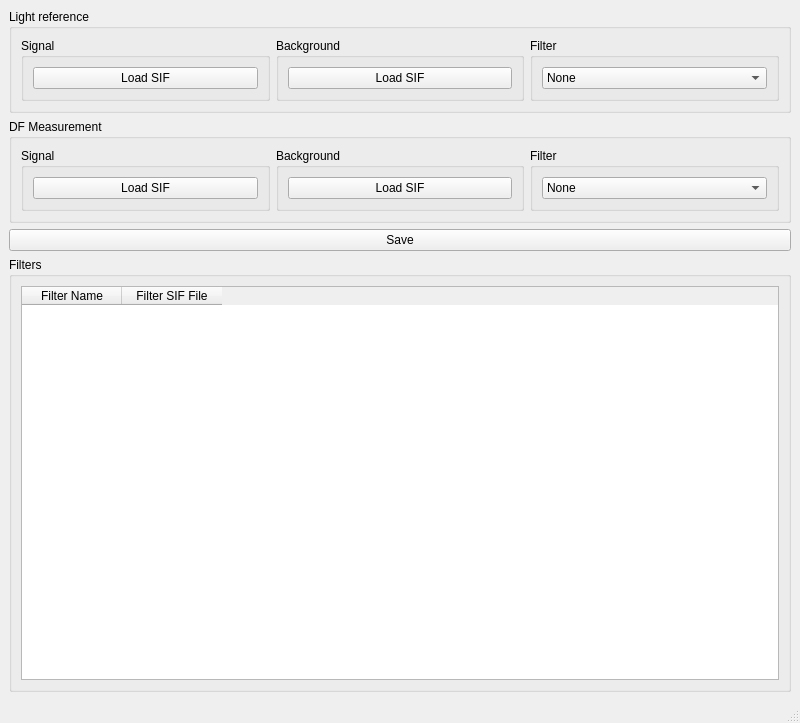
<?xml version="1.0" encoding="UTF-8"?>
<ui version="4.0">
 <class>MainWindow</class>
 <widget class="QMainWindow" name="MainWindow">
  <property name="geometry">
   <rect>
    <x>0</x>
    <y>0</y>
    <width>800</width>
    <height>723</height>
   </rect>
  </property>
  <property name="windowTitle">
   <string>MainWindow</string>
  </property>
  <widget class="QWidget" name="centralwidget">
   <layout class="QVBoxLayout" name="verticalLayout">
    <item>
     <widget class="QGroupBox" name="groupBox">
      <property name="title">
       <string>Light reference</string>
      </property>
      <layout class="QHBoxLayout" name="horizontalLayout">
       <item>
        <widget class="QGroupBox" name="groupBox_3">
         <property name="title">
          <string>Signal</string>
         </property>
         <layout class="QHBoxLayout" name="horizontalLayout_4">
          <item>
           <widget class="QPushButton" name="LL">
            <property name="text">
             <string>Load SIF</string>
            </property>
           </widget>
          </item>
         </layout>
        </widget>
       </item>
       <item>
        <widget class="QGroupBox" name="groupBox_4">
         <property name="title">
          <string>Background</string>
         </property>
         <layout class="QHBoxLayout" name="horizontalLayout_5">
          <item>
           <widget class="QPushButton" name="LLBG">
            <property name="text">
             <string>Load SIF</string>
            </property>
           </widget>
          </item>
         </layout>
        </widget>
       </item>
       <item>
        <widget class="QGroupBox" name="groupBox_6">
         <property name="title">
          <string>Filter</string>
         </property>
         <layout class="QVBoxLayout" name="verticalLayout_2">
          <item>
           <widget class="QComboBox" name="filterL">
            <item>
             <property name="text">
              <string>None</string>
             </property>
            </item>
           </widget>
          </item>
         </layout>
        </widget>
       </item>
      </layout>
     </widget>
    </item>
    <item>
     <widget class="QGroupBox" name="groupBox_2">
      <property name="title">
       <string>DF Measurement</string>
      </property>
      <layout class="QHBoxLayout" name="horizontalLayout_3">
       <item>
        <widget class="QGroupBox" name="groupBox_7">
         <property name="title">
          <string>Signal</string>
         </property>
         <layout class="QVBoxLayout" name="verticalLayout_3">
          <item>
           <widget class="QPushButton" name="LS">
            <property name="text">
             <string>Load SIF</string>
            </property>
           </widget>
          </item>
         </layout>
        </widget>
       </item>
       <item>
        <widget class="QGroupBox" name="groupBox_9">
         <property name="title">
          <string>Background</string>
         </property>
         <layout class="QVBoxLayout" name="verticalLayout_4">
          <item>
           <widget class="QPushButton" name="LSBG">
            <property name="text">
             <string>Load SIF</string>
            </property>
           </widget>
          </item>
         </layout>
        </widget>
       </item>
       <item>
        <widget class="QGroupBox" name="groupBox_8">
         <property name="title">
          <string>Filter</string>
         </property>
         <layout class="QVBoxLayout" name="verticalLayout_5">
          <item>
           <widget class="QComboBox" name="filterS">
            <item>
             <property name="text">
              <string>None</string>
             </property>
            </item>
           </widget>
          </item>
         </layout>
        </widget>
       </item>
      </layout>
     </widget>
    </item>
    <item>
     <widget class="QPushButton" name="BTsave">
      <property name="text">
       <string>Save</string>
      </property>
     </widget>
    </item>
    <item>
     <widget class="QGroupBox" name="groupBox_5">
      <property name="title">
       <string>Filters</string>
      </property>
      <layout class="QGridLayout" name="gridLayout">
       <item row="0" column="0">
        <widget class="QTableWidget" name="filters">
         <column>
          <property name="text">
           <string>Filter Name</string>
          </property>
         </column>
         <column>
          <property name="text">
           <string>Filter SIF File</string>
          </property>
         </column>
        </widget>
       </item>
      </layout>
     </widget>
    </item>
   </layout>
  </widget>
  <widget class="QMenuBar" name="menubar">
   <property name="geometry">
    <rect>
     <x>0</x>
     <y>0</y>
     <width>800</width>
     <height>25</height>
    </rect>
   </property>
  </widget>
  <widget class="QStatusBar" name="statusbar"/>
 </widget>
 <resources/>
 <connections/>
</ui>
